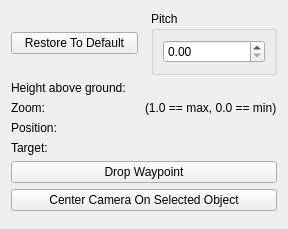
<?xml version="1.0" encoding="UTF-8"?>
<ui version="4.0">
 <class>WBQtCameraPanel</class>
 <widget class="QWidget" name="WBQtCameraPanel">
  <property name="windowTitle">
   <string>Camera Options</string>
  </property>
  <layout class="QVBoxLayout" name="rootLayout">
   <item>
    <layout class="QHBoxLayout" name="topRow">
     <item>
      <widget class="QPushButton" name="resetBtn">
       <property name="text">
        <string>Restore To Default</string>
       </property>
      </widget>
     </item>
     <item>
      <spacer name="topSpacer">
       <property name="orientation">
        <enum>Qt::Horizontal</enum>
       </property>
      </spacer>
     </item>
     <item>
      <widget class="QGroupBox" name="pitchBox">
       <property name="title">
        <string>Pitch</string>
       </property>
       <layout class="QHBoxLayout" name="pitchLay">
        <item>
         <widget class="WBQtScrubSpinBox" name="pitch">
          <property name="toolTip">
           <string>Camera pitch (drag up/down to scrub)</string>
          </property>
          <property name="decimals">
           <number>2</number>
          </property>
          <property name="maximum">
           <double>1.000000000000000</double>
          </property>
          <property name="singleStep">
           <double>0.010000000000000</double>
          </property>
         </widget>
        </item>
       </layout>
      </widget>
     </item>
    </layout>
   </item>
   <item>
    <layout class="QGridLayout" name="infoGrid" columnstretch="0,0,1">
     <item row="0" column="0">
      <widget class="QLabel" name="heightLabel">
       <property name="text">
        <string>Height above ground:</string>
       </property>
      </widget>
     </item>
     <item row="0" column="1">
      <widget class="QLabel" name="heightText"/>
     </item>
     <item row="1" column="0">
      <widget class="QLabel" name="zoomLabel">
       <property name="text">
        <string>Zoom:</string>
       </property>
      </widget>
     </item>
     <item row="1" column="1">
      <widget class="QLabel" name="zoomText"/>
     </item>
     <item row="1" column="2">
      <widget class="QLabel" name="zoomHintLabel">
       <property name="text">
        <string>(1.0 == max, 0.0 == min)</string>
       </property>
      </widget>
     </item>
     <item row="2" column="0">
      <widget class="QLabel" name="posLabel">
       <property name="text">
        <string>Position:</string>
       </property>
      </widget>
     </item>
     <item row="2" column="1" colspan="2">
      <widget class="QLabel" name="posText"/>
     </item>
     <item row="3" column="0">
      <widget class="QLabel" name="targetLabel">
       <property name="text">
        <string>Target:</string>
       </property>
      </widget>
     </item>
     <item row="3" column="1" colspan="2">
      <widget class="QLabel" name="targetText"/>
     </item>
    </layout>
   </item>
   <item>
    <widget class="QPushButton" name="dropBtn">
     <property name="text">
      <string>Drop Waypoint</string>
     </property>
    </widget>
   </item>
   <item>
    <widget class="QPushButton" name="centerBtn">
     <property name="text">
      <string>Center Camera On Selected Object</string>
     </property>
    </widget>
   </item>
   <item>
    <spacer name="bottomSpacer">
     <property name="orientation">
      <enum>Qt::Vertical</enum>
     </property>
    </spacer>
   </item>
  </layout>
 </widget>
 <customwidgets>
  <customwidget>
   <class>WBQtScrubSpinBox</class>
   <extends>QDoubleSpinBox</extends>
   <header>WBQtScrubSpinBox.h</header>
  </customwidget>
 </customwidgets>
 <resources/>
 <connections/>
</ui>
